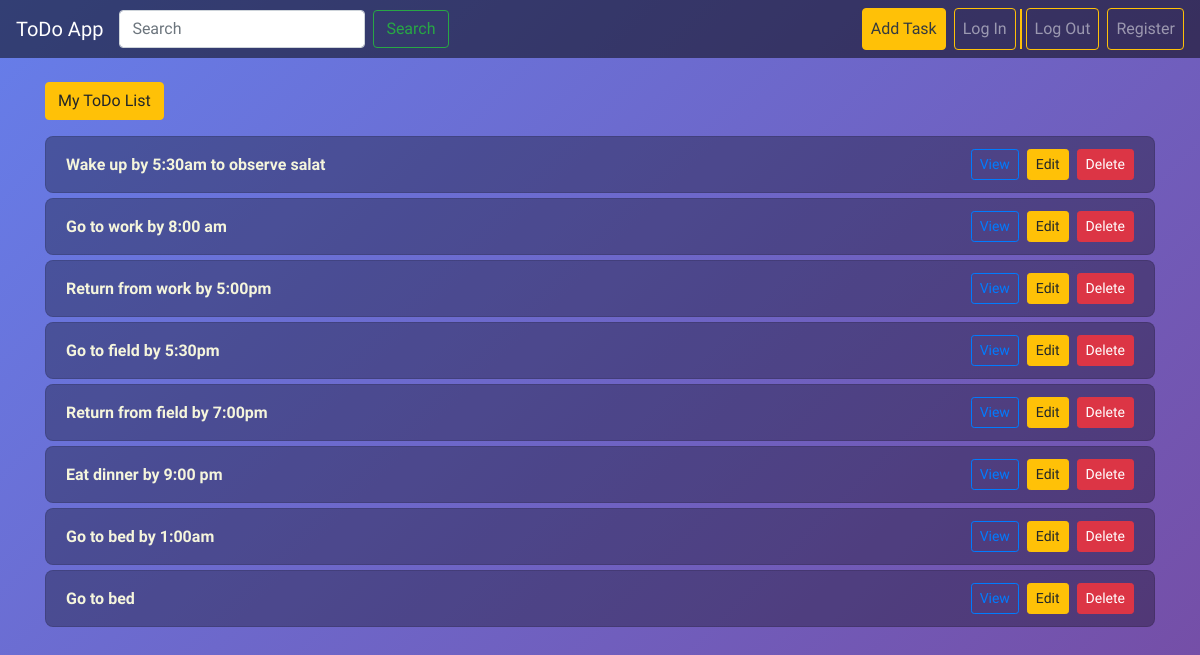
The app's page / (signed in) with its own data.
### todo/models.py (models this page shows, shortened)
class Task(models.Model):
    user = models.ForeignKey(User, blank=True, null=True, on_delete=models.SET_NULL)
    title = models.CharField(max_length=100, null=True)
    slug = models.SlugField(unique=True, blank=True, null=True)
    completed = models.BooleanField(default=False)
    date_created = models.DateTimeField(auto_now_add=True, null=True)
    updated = models.DateTimeField(auto_now=True, null=True)
    objects = TaskManager()
    def get_absolute_url(self):
        return reverse('todo:details', kwargs={'slug' : self.slug})
    def get_edit_url(self):
        return reverse('todo:update', kwargs={'id' : self.id})
    def get_delete_url(self):
        return reverse('todo:delete', kwargs={'id' : self.id})

### todo/views.py (the view)
# urls.py: path('', tasks, name='all-tasks'),
@login_required
def tasks(request):
    tasks = Task.objects.filter(user=request.user)
    context = {'tasks' : tasks}
    return render(request, "todo/home.html", context)

### todo/models.py (called while the page is built)
    def get_queryset(self):
        return TaskQueryset(self.model, using=self._db)

### todo/templates/todo/home.html (shortened to what this page needs)
{% extends "todo/main.html" %}
{% block content %}
<div class="container mt-4">
    <h1 <a href="{% url 'todo:all-tasks' %}" class="btn btn-warning mb-3">My ToDo List</a></h1>
    <ul class="list-group">
        {% for task in tasks %}
            {% if task.title %}
                <li class="list-group-item d-flex justify-content-between align-items-center" style="background: rgba(0,0,0,0.3); color: beige; border-radius: 8px; margin-bottom:5px;">
                    <strong>{{ task.title }}</strong>
                    <div>
                        <a class="btn btn-sm btn-outline-primary ml-2" href="{{ task.get_absolute_url }}">View</a>
                        <a class="btn btn-sm btn-warning ml-1" href="{{ task.get_edit_url }}">Edit</a>
                        <a class="btn btn-sm btn-danger ml-1" href="{{ task.get_delete_url }}">Delete</a>
                    </div>
                </li>
            {% endif %}
        {% endfor %}
    </ul>
</div>
{% endblock %}

### records on screen
Task: title "Wake up by 5:30am to observe salat"
Task: title "Go to work by 8:00 am"
Task: title "Return from work by 5:00pm"
Task: title "Go to field by 5:30pm"
Task: title "Return from field by 7:00pm"
Task: title "Eat dinner by 9:00 pm"
Task: title "Go to bed by 1:00am"
Task: title "Go to bed"
